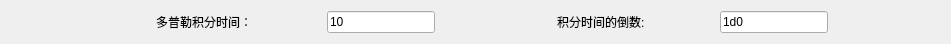
        <widget class="QWidget" name="horizontalLayoutWidget_26">
         <property name="geometry">
          <rect>
           <x>0</x>
           <y>230</y>
           <width>951</width>
           <height>22</height>
          </rect>
         </property>
         <layout class="QHBoxLayout" name="horizontalLayout_26">
          <item>
           <spacer name="horizontalSpacer_72">
            <property name="orientation">
             <enum>Qt::Horizontal</enum>
            </property>
            <property name="sizeType">
             <enum>QSizePolicy::Fixed</enum>
            </property>
            <property name="sizeHint" stdset="0">
             <size>
              <width>76</width>
              <height>20</height>
             </size>
            </property>
           </spacer>
          </item>
          <item>
           <widget class="QLabel" name="label_47">
            <property name="enabled">
             <bool>true</bool>
            </property>
            <property name="sizePolicy">
             <sizepolicy hsizetype="Fixed" vsizetype="Preferred">
              <horstretch>0</horstretch>
              <verstretch>0</verstretch>
             </sizepolicy>
            </property>
            <property name="text">
             <string>多普勒积分时间：</string>
            </property>
           </widget>
          </item>
          <item>
           <widget class="QLineEdit" name="lineEdit_36">
            <property name="sizePolicy">
             <sizepolicy hsizetype="Fixed" vsizetype="Fixed">
              <horstretch>0</horstretch>
              <verstretch>0</verstretch>
             </sizepolicy>
            </property>
            <property name="text">
             <string>10</string>
            </property>
           </widget>
          </item>
          <item>
           <spacer name="horizontalSpacer_73">
            <property name="orientation">
             <enum>Qt::Horizontal</enum>
            </property>
            <property name="sizeType">
             <enum>QSizePolicy::Fixed</enum>
            </property>
            <property name="sizeHint" stdset="0">
             <size>
              <width>47</width>
              <height>20</height>
             </size>
            </property>
           </spacer>
          </item>
          <item>
           <widget class="QLabel" name="label_48">
            <property name="enabled">
             <bool>true</bool>
            </property>
            <property name="sizePolicy">
             <sizepolicy hsizetype="Fixed" vsizetype="Preferred">
              <horstretch>0</horstretch>
              <verstretch>0</verstretch>
             </sizepolicy>
            </property>
            <property name="text">
             <string>积分时间的倒数:</string>
            </property>
           </widget>
          </item>
          <item>
           <widget class="QLineEdit" name="lineEdit_37">
            <property name="sizePolicy">
             <sizepolicy hsizetype="Fixed" vsizetype="Fixed">
              <horstretch>0</horstretch>
              <verstretch>0</verstretch>
             </sizepolicy>
            </property>
            <property name="text">
             <string>1d0</string>
            </property>
           </widget>
          </item>
          <item>
           <spacer name="horizontalSpacer_74">
            <property name="orientation">
             <enum>Qt::Horizontal</enum>
            </property>
            <property name="sizeType">
             <enum>QSizePolicy::Preferred</enum>
            </property>
            <property name="sizeHint" stdset="0">
             <size>
              <width>40</width>
              <height>20</height>
             </size>
            </property>
           </spacer>
          </item>
         </layout>
        </widget>
